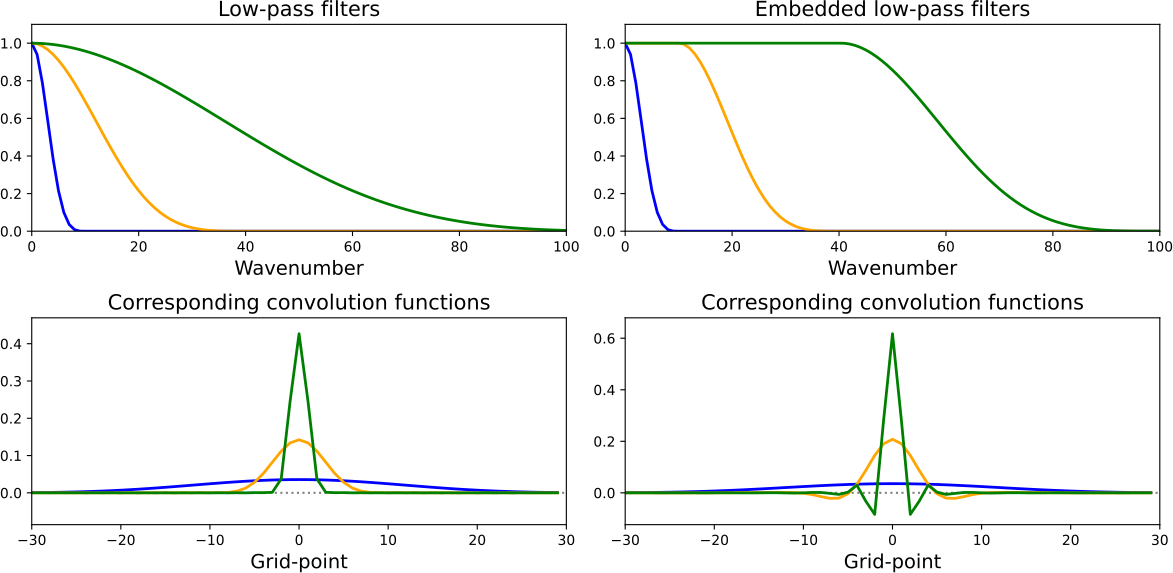

Write the Python code that produced this figure.
#!/usr/bin/env python3

import matplotlib.pyplot as plt
import numpy as np
import os
from scipy.fft import fft, ifft

# Parameters
nsmax = 100
nf = 4
colors = ["blue","orange","green","red"]
Lfactor = [0.1, 0.2, 0.4]
eLfactor = [0.1, 0.15, 0.2]
ngpmid = nsmax
ngphalf = 30

# Wavenumbers
wn = np.linspace(0, nsmax, nsmax+1)

# Grid-points
gp = np.linspace(1, 2*nsmax, 2*nsmax)-ngpmid-1

# Gaspari-Cohn function
def gc99(r):
   if r<0.5:
      value = 1.0-r
      value = 1.0+8.0/5.0*r*value
      value = 1.0-3.0/4.0*r*value
      value = 1.0-20.0/3.0*r**2*value
   else:
      if r<1.0:
         value = 1.0-r/3.0
         value = 1.0-8.0/5.0*r*value
         value = 1.0+3.0/4.0*r*value
         value = 1.0-2.0/3.0*r*value
         value = 1.0-5.0/2.0*r*value
         value = 1.0-12.0*r*value
         value = -value/(3.0*r)
      else:
        value = 0.0
   return value

# Filtering length-scales
L = np.zeros((nf-1))
eL = np.zeros((nf-1))
for i in range(nf-1):
  L[i] = Lfactor[i]*(i+1)*(nsmax+1)
  eL[i] = eLfactor[i]*(i+1)*(nsmax+1)

# Low-pass filters
lpf = np.zeros((nsmax+1, nf-1))
elpf = np.zeros((nsmax+1, nf-1))
Lflat = 0.0
for i in range(nf-1):
  for k in range(nsmax+1):
    lpf[k,i] = gc99(k/L[i])
  if i > 0:
    for k in range(nsmax+1):
      if k < Lflat:
        elpf[k,i] = 1.0
      else:
        elpf[k,i] = gc99((k-Lflat)/eL[i])
  else:
    for k in range(nsmax+1):
      elpf[k,i] = gc99(k/L[i])
  Lflat += eL[i]

# Low-pass convolution functions
lpfct = np.zeros((2*nsmax, nf-1))
elpfct = np.zeros((2*nsmax, nf-1))
for i in range(nf-1):
  x = np.zeros((2*nsmax))
  x[ngpmid] = 1.0
  y = fft(x)
  for k in range(nsmax+1):
    y[k] *= lpf[k,i]
    if k > 0:
      y[2*nsmax-k] *= lpf[k,i]   
  yinv = ifft(y)
  for j in range(2*nsmax):
    lpfct[j,i] = yinv[j].real

  x = np.zeros((2*nsmax))
  x[ngpmid] = 1.0
  y = fft(x)
  for k in range(nsmax+1):
    y[k] *= elpf[k,i]
    if k > 0:
      y[2*nsmax-k] *= elpf[k,i]   
  yinv = ifft(y)
  for j in range(2*nsmax):
    elpfct[j,i] = yinv[j].real

# Plot
fig,ax = plt.subplots(ncols=2, nrows=2, figsize=(12,6))
ax[0][0].set_prop_cycle(color=colors[0:nf-1])
ax[0][0].plot(wn, lpf, linewidth=2.0)
ax[0][0].set_title("Low-pass filters", fontsize=15)
ax[0][0].set_xlabel("Wavenumber", fontsize=14)
ax[0][0].set_xlim(0, nsmax)
ax[0][0].set_ylim(0, 1.1)

ax[0][1].set_prop_cycle(color=colors[0:nf-1])
ax[0][1].plot(wn, elpf, linewidth=2.0)
ax[0][1].set_title("Embedded low-pass filters", fontsize=15)
ax[0][1].set_xlabel("Wavenumber", fontsize=14)
ax[0][1].set_xlim(0, nsmax)
ax[0][1].set_ylim(0, 1.1)

ax[1][0].set_prop_cycle(color=colors)
ax[1][0].axhline(y=0.0, color='gray', linestyle=':')
ax[1][0].plot(gp[ngpmid-ngphalf:ngpmid+ngphalf], lpfct[ngpmid-ngphalf:ngpmid+ngphalf,:], linewidth=2.0)
ax[1][0].set_title("Corresponding convolution functions", fontsize=15)
ax[1][0].set_xlabel("Grid-point", fontsize=14)
ax[1][0].set_xlim(-ngphalf, ngphalf)
ax[1][0].set_ylim(-0.2*np.max(lpfct), 1.1*np.max(lpfct))

ax[1][1].set_prop_cycle(color=colors)
ax[1][1].axhline(y=0.0, color='gray', linestyle=':')
ax[1][1].plot(gp[ngpmid-ngphalf:ngpmid+ngphalf], elpfct[ngpmid-ngphalf:ngpmid+ngphalf,:], linewidth=2.0)
ax[1][1].set_title("Corresponding convolution functions", fontsize=15)
ax[1][1].set_xlabel("Grid-point", fontsize=14)
ax[1][1].set_xlim(-ngphalf, ngphalf)
ax[1][1].set_ylim(-0.2*np.max(elpfct), 1.1*np.max(elpfct))

fig.tight_layout(pad=1.0)
filename = 'band_pass_functions.pdf'
plt.savefig(filename, format='pdf', dpi=300)
plt.close()
os.system('pdfcrop ' + filename + ' ' + filename)
